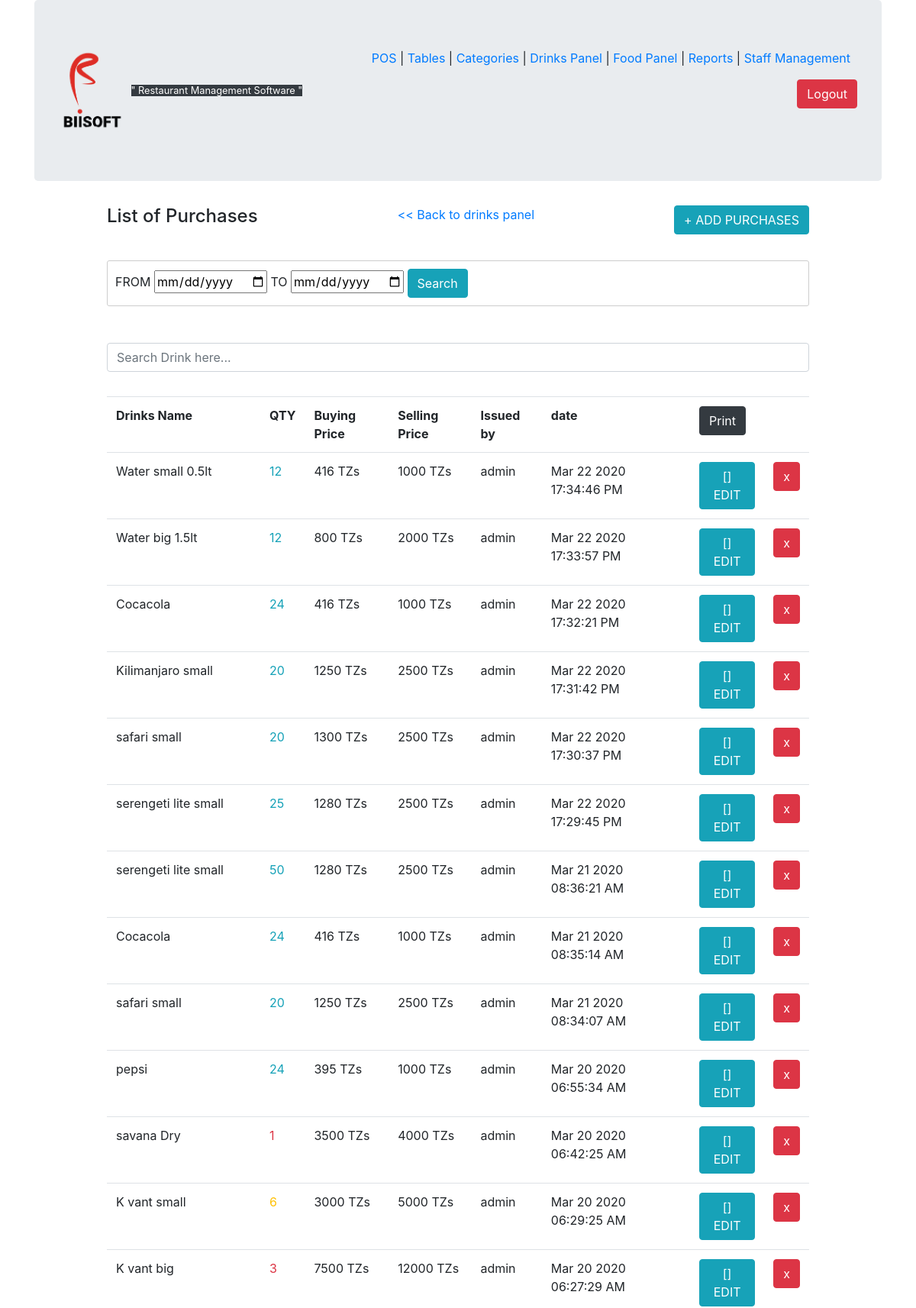
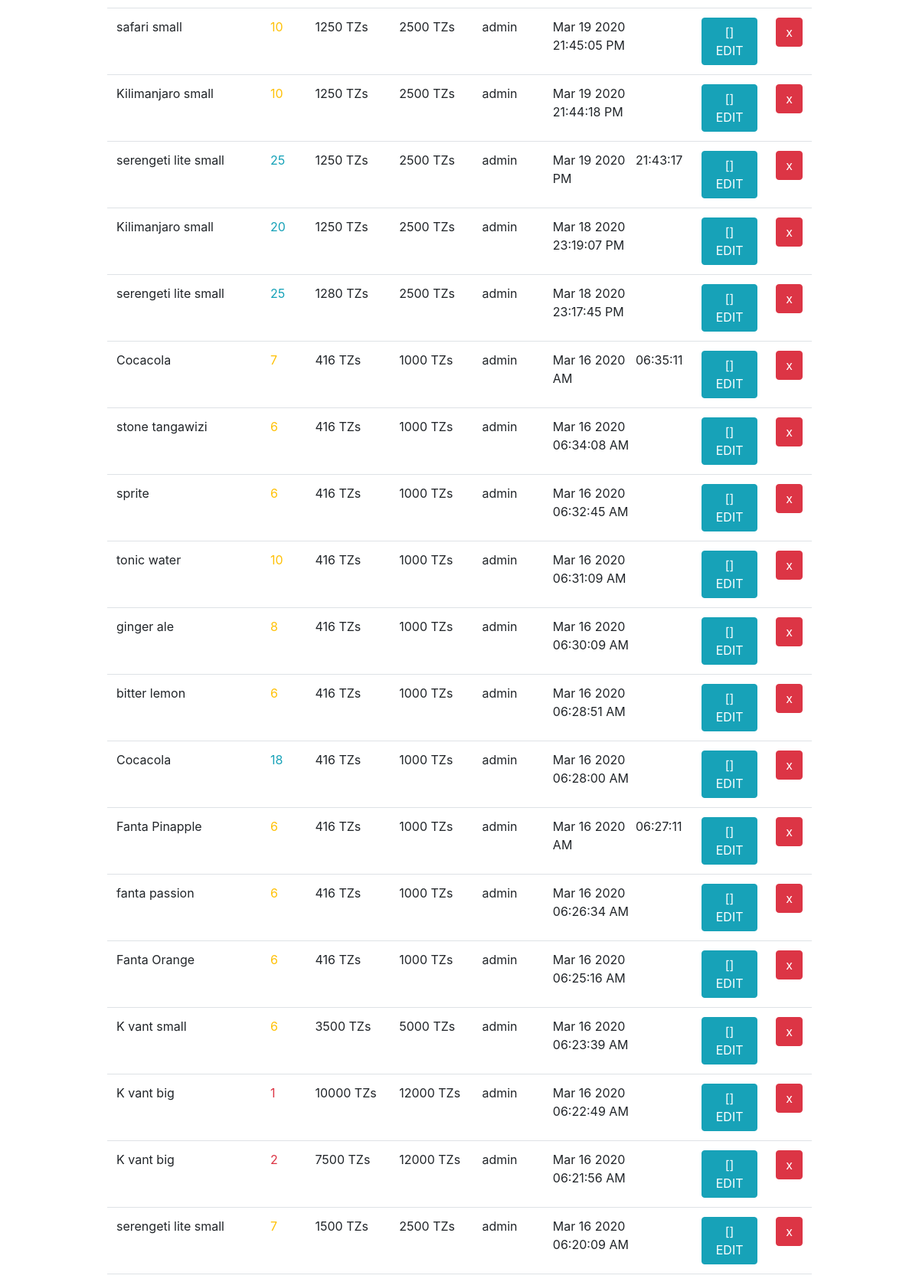
Page /purchase.php (signed in, upper part) on the committed database (2 pictures, top to bottom).
### tables this page shows
CREATE TABLE `purchases` (
  `purchases_id` int(11) NOT NULL,
  `purchases_name` varchar(50) NOT NULL COMMENT 'Purchase Name\n\n',
  `purchases_qty` int(11) NOT NULL,
  `purchases_buy_price` int(11) NOT NULL,
  `purchases_sell_price` int(11) NOT NULL,
  `purchased_by` varchar(50) NOT NULL,
  `purchases_date` date NOT NULL,
  `purchases_time` int(11) NOT NULL,
  `purchases_deleted` int(11) NOT NULL DEFAULT 0,
  `purchases_dlt_date` int(11) DEFAULT NULL,
  `purchases_dlt_by` varchar(45) DEFAULT NULL,
  `purchases_totalAfterSell` int(11) NOT NULL DEFAULT 0,
  `purchases_profitAfterSell` int(11) NOT NULL DEFAULT 0,
  `purchases_buyingPricePc` int(11) NOT NULL
);

### purchase.php (the view, shortened to what this page needs)
<?php
include "includes/start.php";
include "includes/header.php";
if ($_SESSION['ROLE'] == 1 || $_SESSION['ROLE'] == 2) {
?>
<div class="container">
<div id="purchases" class="row">
<div class="col-md-1">
</div>
<div class="col-md-10">
                <h4 class="h4 float-left">List of Purchases</h4>
            <button type="button" class="btn btn-small btn-info float-right" data-toggle="modal" data-target="#product">+ ADD PURCHASES</button>
            <center><a href="drinks.php"> << Back to drinks panel</a></center>
                <form action="" method="POST" class="mt-5" style="position: relative;border:1px solid #cdcdcd;padding: 10px;border-radius: 3px">
            <label for="from" >FROM</label>
            <input type="date" name="from" class="" id="from"
                required placeholder="MM-DD-YYYY">
            <label for="to" >TO</label>
            <input type="date" name="to" class="" id="to"
            required placeholder="MM-DD-YYYY">
            <input type="submit" name="salesDates" value="Search" class="btn btn-info">
        </form>
<?php
        if (isset($_POST['salesDates'])) {
    $from = $mysqli->escape_string($_POST['from']);
    $to = $mysqli->escape_string($_POST['to']);
?>
        <br>
<input type="search" oninput="w3.filterHTML('#searchSales','.item', this.value)" placeholder="Search sales here" class="form-control">
<br>
<div id="printSales1">
    <h3 id="textSales1">
    </h3>
<table id="searchSales" class="table table-responsive">
            <thead>
                <tr>
                    <th>Purchase Name</th>
                    <th>Quantity</th>
                    <th>Buying Price</th>
                    <th>Selling Price</th>
                    <th>Profit After Sell</th>
                    <th>Total After Sell</th>
 <th>Issued By</th>
    <th>Date</th>
                    <th>
<button class="btn btn-dark" onClick="salesText(), printdiv('printSales1');">PRINT</button>
                    </th>
<th></th>
<th></th>
                </tr>
            </thead>
            <tbody>
                <?php
                    $selectSales = $mysqli->query("SELECT * FROM purchases WHERE purchases_deleted = 0 && purchases.purchases_date BETWEEN '$from' AND '$to' ORDER BY purchases_id DESC;
") or die("ERROR 5000");
                    while($data = $selectSales->fetch_assoc()):
                 ?>
                <tr class="item">
                    <td><?php echo $data['purchases_name'];?></td>
                    <td><?php echo $data['purchases_qty'];?></td>
                    <td><?php echo $data['purchases_buy_price']." TZs";?></td>
                    <td><?php echo $data['purchases_sell_price']." TZs";?></td>
                    <td><?php echo $data['purchases_profitAfterSell']." TZs";?></td>
                    <td><?php echo $data['purchases_totalAfterSell']." TZs";?></td>
                       <td><?php echo $data['purchased_by']." TZs";?></td>
                          <td><?php echo $data['purchases_date']." TZs";?></td>
                </tr>
                <?php
                endwhile;
                 ?>
           <tr>
        </u>
<table class="table table-striped table-hover" style="background: #17a2b8; position: relative;left:1px;color: white;width: 750px">
        <thead>
                        <th>Product Name</th>
            <th>Product Quantity</th>
            <th>Product Instore</th>
            <th>Product Sold</th>
                        <th>Product Remained</th>
            <th>From</th>
            <th>To</th>
        </thead>
        <tbody>
                                <?php
                                $selecte = mysqli_query($mysqli,"SELECT purchases.purchases_name,    purchases.purchases_name, store.product_name, SUM(purchases.purchases_qty) AS QTY, SUM(purchases.purchases_totalAfterSell) AS total, SUM(store.sold) AS sold, SUM(store.instore) AS instore, (store.instore - store.sold) As sale FROM purchases JOIN store ON purchases.purchases_name = store.product_name WHERE purchases.purchases_date >= '2023-06-01' AND purchases.purchases_date <= '2023-06-02' GROUP BY purchases.purchases_name, store.product_name ");
if (mysqli_num_rows($selecte)>0) {
    while ($rows = mysqli_fetch_assoc($selecte)) {
        ?>
            <tr>
                <td><?php echo $rows['purchases_name'];  ?></td>
                <td><?php echo $rows['QTY'];  ?></td>
                <td><?php echo $rows['instore'];  ?></td>
                <td><?php echo $rows['sold'];  ?></td>
                               <td><?php echo $rows['sale'];  ?></td>
                <td><?php echo $from  ?></td>
                                <td><?php echo $to  ?></td>
            </tr>
                  <?php
    }
}
?>
        </tbody>
    </table>
                          </tr>
</tbody>
</table>
<?php
}else{
?>
            <input type="search" class="form-control mt-5" placeholder="Search Drink here..."
                oninput="w3.filterHTML('#searchTable','.item',this.value)">
                <br>
                <div id="purchasesPrint">
            <table id="searchTable" class="table table-stripe table-responsive table-hover">
                <tr>
                    <th>Drinks  Name</th>
                    <th>QTY</th>
                    <th>Buying Price</th>
                    <th>Selling Price</th>
                    <th>Issued by </th>
                    <th>date </th>
                    <th> <button class="btn btn-small btn-dark"
                        onClick="purchasesText(), printdiv('purchasesPrint');">Print</button></th>
                    <th>&nbsp;</th>
                </tr>
                <?php
        $purchase = $mysqli->query("SELECT * FROM purchases WHERE purchases_deleted = 0 ORDER BY purchases_id DESC");
        $purchaseCount = mysqli_num_rows($purchase);
        if ($purchaseCount == 0) {
            echo "<tr><td>There is no data to display!</td></tr>";
        }else{
            while($rows = $purchase->fetch_assoc()):
            ?>
            <tr class="item">
                    <td><?php echo $rows['purchases_name']; ?></td>
                    <td><?php
                        if ($rows['purchases_qty'] <= 5) {
                            echo "<p class='text-danger'>".$rows['purchases_qty']."</p>";
                        }elseif ($rows['purchases_qty'] <= 10) {
                             echo "<p class='text-warning'>".$rows['purchases_qty']."</p>";
                        }else{
                            echo "<p class='text-info'>".$rows['purchases_qty']."</p>";
                        }
                    ?></td>
                    <td><?php echo $rows['purchases_buy_price']." TZs"; ?></td>
                    <td><?php echo $rows['purchases_sell_price']." TZs"; ?></td>
                    <td><?php echo $rows['purchased_by']; ?></td>
                    <td><?php
                        $time = $rows['purchases_date'];
                        $time2 = $rows['purchases_time'];
                        $timeFormat = strtotime($time);
                        echo date('M d Y',$timeFormat);
                        echo '&nbsp;&nbsp; '.date('H:i:s A',$time2);
                    ?></td>
                    <td>
                        <a href="purchase.php?edit=<?php echo $rows['purchases_id']; ?>" class="btn btn-small btn-info">[] EDIT</a>
                    </td>
                    <td>
                        <?php
                        if ($_SESSION['ROLE'] == 1) {
                            ?>
                            <a href="purchase.php?delete=<?php echo $rows['purchases_id']; ?>" class="btn btn-small btn-danger" onclick="return confirm('Are you sure you want to delete?')">x</a>
                        <?php }else{
                        }
                         ?>
                    </td>
            </tr>
            <?php
        endwhile;
        }
                ?>
            </table>
        <?php } ?>
                </div>
        </div>
</div>
</div>
<?php
        include "includes/footer.php";
         }else{
       $message = "Access Denied!";
       header("location: login.php?success=$message");
       exit();
 }
?>

### css/main.css (style rules this page uses)
.float-right { float: right; margin-bottom: 2%; }
.float-left { float: left; }

### rows in the picture
purchases: purchases_name "Water small 0.5lt", purchases_qty "12", purchases_buy_price "416", purchases_sell_price "1000", purchased_by "admin", purchases_date "Mar 22 2020", purchases_time "17:34:46 PM"
purchases: purchases_name "Water big 1.5lt", purchases_qty "12", purchases_buy_price "800", purchases_sell_price "2000", purchased_by "admin", purchases_date "Mar 22 2020", purchases_time "17:33:57 PM"
purchases: purchases_name "Cocacola", purchases_qty "24", purchases_buy_price "416", purchases_sell_price "1000", purchased_by "admin", purchases_date "Mar 22 2020", purchases_time "17:32:21 PM"
purchases: purchases_name "Kilimanjaro small", purchases_qty "20", purchases_buy_price "1250", purchases_sell_price "2500", purchased_by "admin", purchases_date "Mar 22 2020", purchases_time "17:31:42 PM"
purchases: purchases_name "safari small", purchases_qty "20", purchases_buy_price "1300", purchases_sell_price "2500", purchased_by "admin", purchases_date "Mar 22 2020", purchases_time "17:30:37 PM"
purchases: purchases_name "serengeti lite small", purchases_qty "25", purchases_buy_price "1280", purchases_sell_price "2500", purchased_by "admin", purchases_date "Mar 22 2020", purchases_time "17:29:45 PM"
purchases: purchases_name "serengeti lite small", purchases_qty "50", purchases_buy_price "1280", purchases_sell_price "2500", purchased_by "admin", purchases_date "Mar 21 2020", purchases_time "08:36:21 AM"
purchases: purchases_name "Cocacola", purchases_qty "24", purchases_buy_price "416", purchases_sell_price "1000", purchased_by "admin", purchases_date "Mar 21 2020", purchases_time "08:35:14 AM"
purchases: purchases_name "safari small", purchases_qty "20", purchases_buy_price "1250", purchases_sell_price "2500", purchased_by "admin", purchases_date "Mar 21 2020", purchases_time "08:34:07 AM"
purchases: purchases_name "pepsi", purchases_qty "24", purchases_buy_price "395", purchases_sell_price "1000", purchased_by "admin", purchases_date "Mar 20 2020", purchases_time "06:55:34 AM"
purchases: purchases_name "savana Dry", purchases_qty "1", purchases_buy_price "3500", purchases_sell_price "4000", purchased_by "admin", purchases_date "Mar 20 2020", purchases_time "06:42:25 AM"
purchases: purchases_name "K vant small", purchases_qty "6", purchases_buy_price "3000", purchases_sell_price "5000", purchased_by "admin", purchases_date "Mar 20 2020", purchases_time "06:29:25 AM"
purchases: purchases_name "K vant big", purchases_qty "3", purchases_buy_price "7500", purchases_sell_price "12000", purchased_by "admin", purchases_date "Mar 20 2020", purchases_time "06:27:29 AM"
purchases: purchases_name "safari small", purchases_qty "10", purchases_buy_price "1250", purchases_sell_price "2500", purchased_by "admin", purchases_date "Mar 19 2020", purchases_time "21:45:05 PM"
purchases: purchases_name "Kilimanjaro small", purchases_qty "10", purchases_buy_price "1250", purchases_sell_price "2500", purchased_by "admin", purchases_date "Mar 19 2020", purchases_time "21:44:18 PM"
purchases: purchases_name "serengeti lite small", purchases_qty "25", purchases_buy_price "1250", purchases_sell_price "2500", purchased_by "admin", purchases_date "Mar 19 2020", purchases_time "21:43:17 PM"
purchases: purchases_name "Kilimanjaro small", purchases_qty "20", purchases_buy_price "1250", purchases_sell_price "2500", purchased_by "admin", purchases_date "Mar 18 2020", purchases_time "23:19:07 PM"
purchases: purchases_name "serengeti lite small", purchases_qty "25", purchases_buy_price "1280", purchases_sell_price "2500", purchased_by "admin", purchases_date "Mar 18 2020", purchases_time "23:17:45 PM"
purchases: purchases_name "Cocacola", purchases_qty "7", purchases_buy_price "416", purchases_sell_price "1000", purchased_by "admin", purchases_date "Mar 16 2020", purchases_time "06:35:11 AM"
purchases: purchases_name "stone tangawizi", purchases_qty "6", purchases_buy_price "416", purchases_sell_price "1000", purchased_by "admin", purchases_date "Mar 16 2020", purchases_time "06:34:08 AM"
purchases: purchases_name "sprite", purchases_qty "6", purchases_buy_price "416", purchases_sell_price "1000", purchased_by "admin", purchases_date "Mar 16 2020", purchases_time "06:32:45 AM"
purchases: purchases_name "tonic water", purchases_qty "10", purchases_buy_price "416", purchases_sell_price "1000", purchased_by "admin", purchases_date "Mar 16 2020", purchases_time "06:31:09 AM"
purchases: purchases_name "ginger ale", purchases_qty "8", purchases_buy_price "416", purchases_sell_price "1000", purchased_by "admin", purchases_date "Mar 16 2020", purchases_time "06:30:09 AM"
purchases: purchases_name "bitter lemon", purchases_qty "6", purchases_buy_price "416", purchases_sell_price "1000", purchased_by "admin", purchases_date "Mar 16 2020", purchases_time "06:28:51 AM"
purchases: purchases_name "Cocacola", purchases_qty "18", purchases_buy_price "416", purchases_sell_price "1000", purchased_by "admin", purchases_date "Mar 16 2020", purchases_time "06:28:00 AM"
purchases: purchases_name "Fanta Pinapple", purchases_qty "6", purchases_buy_price "416", purchases_sell_price "1000", purchased_by "admin", purchases_date "Mar 16 2020", purchases_time "06:27:11 AM"
purchases: purchases_name "fanta passion", purchases_qty "6", purchases_buy_price "416", purchases_sell_price "1000", purchased_by "admin", purchases_date "Mar 16 2020", purchases_time "06:26:34 AM"
purchases: purchases_name "Fanta Orange", purchases_qty "6", purchases_buy_price "416", purchases_sell_price "1000", purchased_by "admin", purchases_date "Mar 16 2020", purchases_time "06:25:16 AM"
purchases: purchases_name "K vant small", purchases_qty "6", purchases_buy_price "3500", purchases_sell_price "5000", purchased_by "admin", purchases_date "Mar 16 2020", purchases_time "06:23:39 AM"
purchases: purchases_name "K vant big", purchases_qty "1", purchases_buy_price "10000", purchases_sell_price "12000", purchased_by "admin", purchases_date "Mar 16 2020", purchases_time "06:22:49 AM"
purchases: purchases_name "K vant big", purchases_qty "2", purchases_buy_price "7500", purchases_sell_price "12000", purchased_by "admin", purchases_date "Mar 16 2020", purchases_time "06:21:56 AM"
purchases: purchases_name "serengeti lite small", purchases_qty "7", purchases_buy_price "1500", purchases_sell_price "2500", purchased_by "admin", purchases_date "Mar 16 2020", purchases_time "06:20:09 AM"
